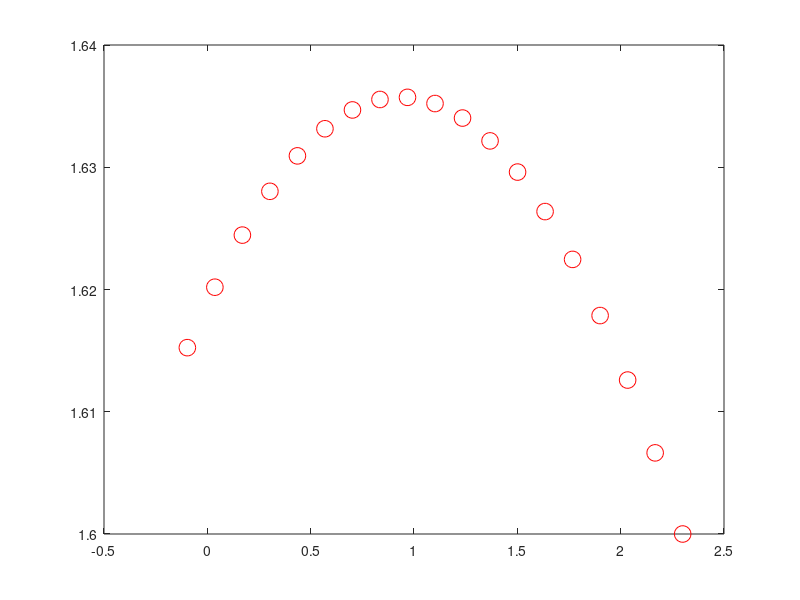

MATLAB code to generate this figure: (Note: this script raises an error after producing the figure.)
%% Définition des paramètres
g = 9.81; % m/s^2
y0 = 1.6; % m
z0 = 2.3; % règle fléchette
v0 = 16; % m/s
theta = 3; % degrès
deltat = 1/120; % Fréquence des caméras
t = 0:deltat:0.15;


F = 0;
m = 23e-3;

%% Modélisation
y = v0*t*sin(theta*2*pi()/360)-(1/2)*g*(t.^2)+y0;
z = z0 - v0*t*cos(theta*2*pi()/360);

%% Récupération de la liste de points
T = [z;y];
s = size(T);
%figure
plot(z,y,'or','MarkerSize',12);
writematrix(T,'modele2d.txt','Delimiter',';')  
hold on

%% Reconstruction
%[zp,yp] = Euler2emeordre(z,y,deltat,F,m,g,t);
lip = [];
mlip = 3;
for k = round(length(t)/10):length(t) % boucle qui reproduit les différents temps de mesure
    "Nouvelle boucle";
    Tk = [z(1:k);y(1:k)]; % Liste des mesures
    zk = [Tk(1,1); Tk(2,1); ((Tk(1,2)-Tk(1,1))/deltat); ((Tk(2,2)-Tk(2,1))/deltat)+0.04]; % Prédiction voulue au départ = conditions initiales
    Gzk = cov(zk)*10;
    Gzk_pred = Gzk/10;
    uk = [0; 0; 0; 0]; % Entrée du système (pour l'instant aucune force extérieures
    Ak = [1 0 deltat 0; 0 1 0 deltat*(1-(1/2)*9.81);0 0 1 0;0 0 0 1]; % Matrice de passage entre l'état actuel et l'état suivant
    Galphak = [0.0015 0 0 0; 0 0.0015 0 0; 0 0 0 0; 0 0 0 0]; % Précision de la caméra
    yk = Tk + 0.0005*randn(size(Tk));
    Ck = [1 0 0 0; 0 1 0 0]; % On ne mesure que les positions
    Gbetak = [0.005 0; 0 0.005]; % on autorise une erreur de 5 millimètres selon les deux axes, sinon on a peu de prédiction
    [zk,Gzk,zkup,Gzkup] = testKalman(zk,Gzk,uk,yk,Galphak,Gbetak,Ak,Ck);
    "sortie";
    % ykpr = zk;
    % Gpr = Gzk;
    for j = k:length(t)-1 % Création d'une trajectoire simulée
        yc = zkup(4,1)*t(j+1:length(t))-(1/2)*g*(t(j+1:length(t)).^2) + Tk(2,1)
        zc = Tk(1,1) + zkup(3,1)*t(j+1:length(t))
        plot(zc,yc,':');
        new_y = [zc; yc];
        yk = [yk new_y]; % Définition de la trajectoire simulée comme la mesure
        zk = [zkup zk(:,j)];
        [zk,Gzk_pred,zkup,Gzkup] = testKalman(zk,Gzk_pred,uk,yk(:,1:length(zk(1,:))),Galphak,Gbetak,Ak,Ck)
        % ykpr = zk;
        % Gpr = Gzk;
        % zkup(:,j) = zk(:,k-1);
        % 
        % zkup(1,j) = zc;
        % zkup(2,j) = yc;  
    end    
    plot(zkup(1,:),zkup(2,:),'--');  

%% Récupération des points d'impact
    for i = 2:length(zkup)
        if ((zkup(1,i-1)>0) && (zkup(1,i)<0))
            a = (zkup(2,i)-zkup(2,i-1))/(zkup(1,i)-zkup(1,i-1));
            b = zkup(2,i-1) - a*zkup(1,i-1);
            if k == round(length(t)/10)
                lip = [lip b]
            elseif b>=0.99*mlip && b<=1.01*mlip && i>2 % j'enlève les valeurs abérantes
                lip = [lip b]
            end
            mlip = mean(lip)
        end
    end
end
hold off
%axis([0 z0 0 2]);